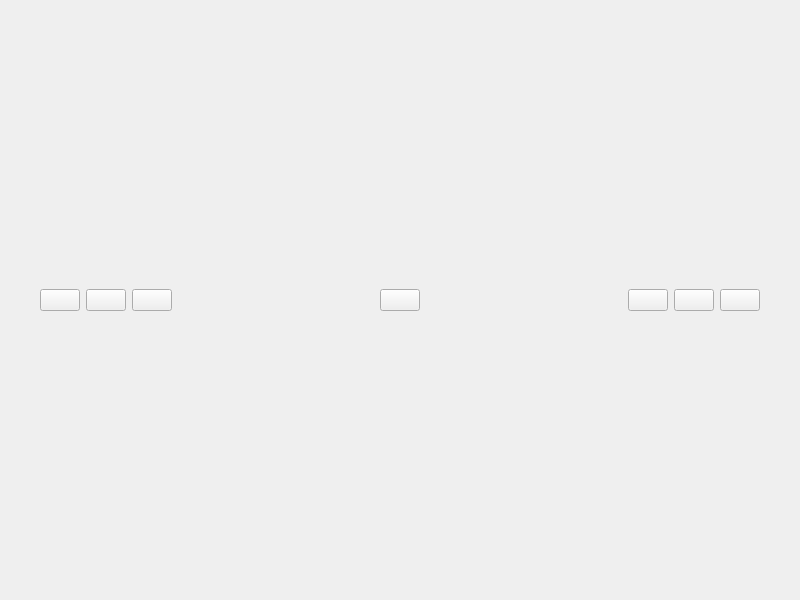
<?xml version="1.0" encoding="UTF-8"?>
<ui version="4.0">
 <class>MainWindow</class>
 <widget class="QMainWindow" name="MainWindow">
  <property name="geometry">
   <rect>
    <x>0</x>
    <y>0</y>
    <width>800</width>
    <height>600</height>
   </rect>
  </property>
  <property name="windowTitle">
   <string>MainWindow</string>
  </property>
  <widget class="QWidget" name="centralwidget">
   <layout class="QHBoxLayout" name="horizontalLayout">
    <property name="leftMargin">
     <number>40</number>
    </property>
    <property name="rightMargin">
     <number>40</number>
    </property>
    <item>
     <widget class="QPushButton" name="btn_greenhouse">
      <property name="text">
       <string/>
      </property>
     </widget>
    </item>
    <item>
     <widget class="QPushButton" name="btn_led">
      <property name="text">
       <string/>
      </property>
     </widget>
    </item>
    <item>
     <widget class="QPushButton" name="btn_hexapod">
      <property name="minimumSize">
       <size>
        <width>0</width>
        <height>0</height>
       </size>
      </property>
      <property name="text">
       <string/>
      </property>
     </widget>
    </item>
    <item>
     <spacer name="horizontalSpacer_2">
      <property name="orientation">
       <enum>Qt::Horizontal</enum>
      </property>
      <property name="sizeHint" stdset="0">
       <size>
        <width>40</width>
        <height>20</height>
       </size>
      </property>
     </spacer>
    </item>
    <item>
     <widget class="QPushButton" name="btn_time_tracker">
      <property name="text">
       <string/>
      </property>
     </widget>
    </item>
    <item>
     <spacer name="horizontalSpacer">
      <property name="orientation">
       <enum>Qt::Horizontal</enum>
      </property>
      <property name="sizeHint" stdset="0">
       <size>
        <width>40</width>
        <height>20</height>
       </size>
      </property>
     </spacer>
    </item>
    <item>
     <widget class="QPushButton" name="btn_modbus_poll">
      <property name="text">
       <string/>
      </property>
     </widget>
    </item>
    <item>
     <widget class="QPushButton" name="btn_terminal_matrix">
      <property name="text">
       <string/>
      </property>
     </widget>
    </item>
    <item>
     <widget class="QPushButton" name="btn_hide">
      <property name="text">
       <string/>
      </property>
     </widget>
    </item>
   </layout>
  </widget>
 </widget>
 <resources/>
 <connections/>
</ui>
